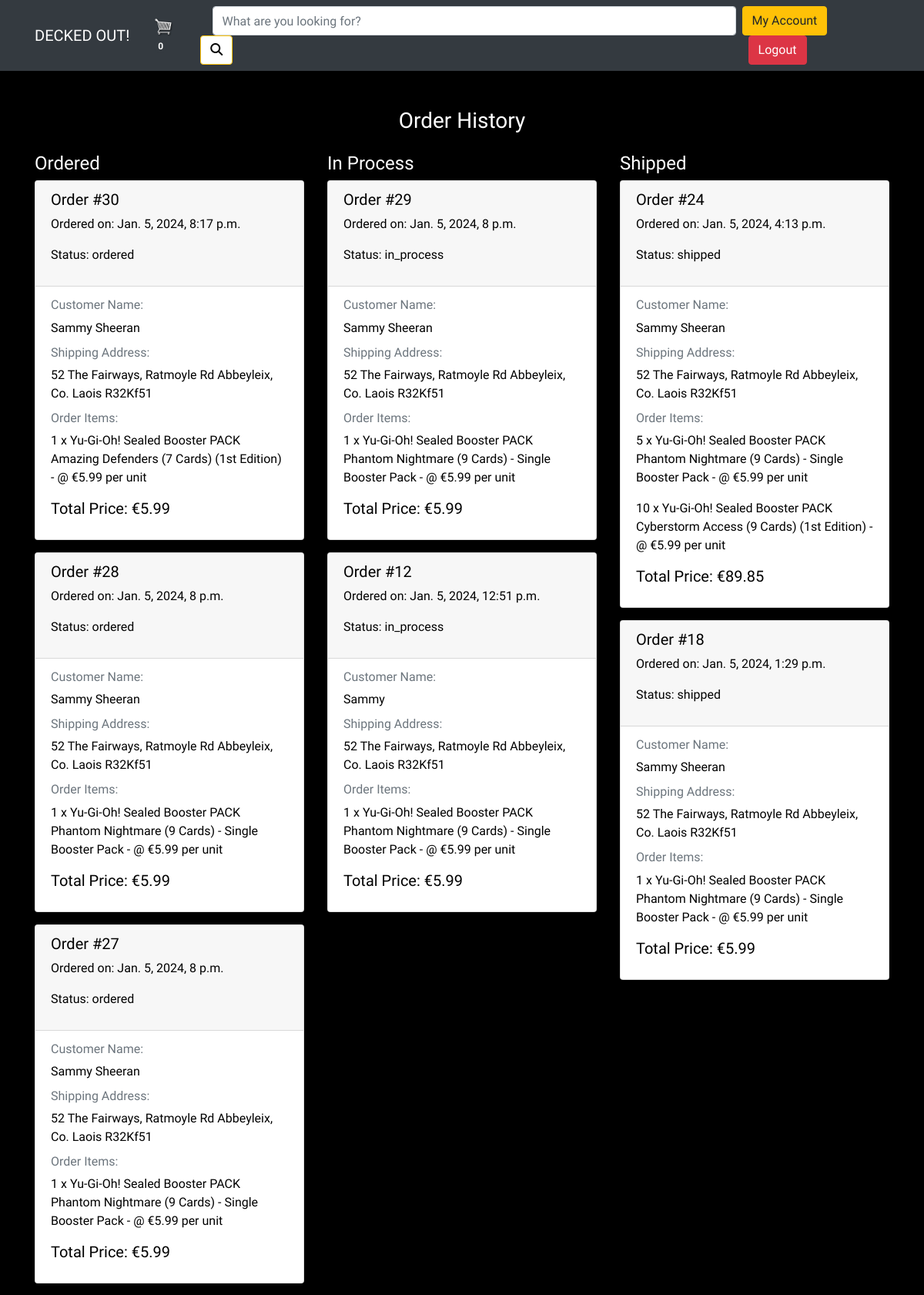
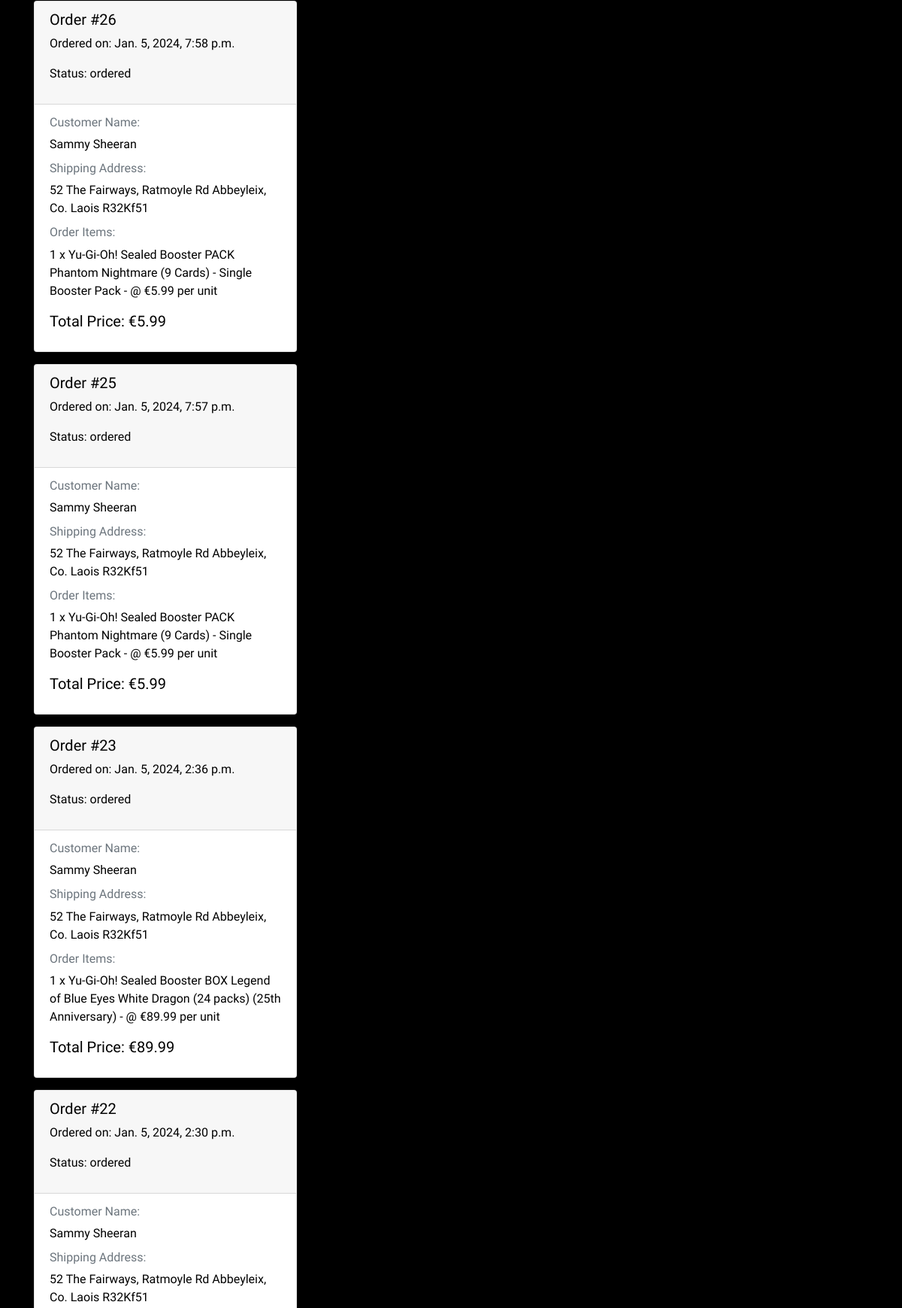
/user/order_history/ (signed in, upper part), run on the app's committed database (2 pictures, top to bottom).
### order/models.py (models this page shows, shortened)
class Order(models.Model):
    SHIPPING_STATUS_CHOICES = [
        ('ordered', 'Ordered'),
        ('in_process', 'In Process'),
        ('shipped', 'Shipped'),
    ]
    user = models.ForeignKey(User, on_delete=models.SET_NULL, null=True, blank=True)
    full_name = models.CharField(max_length=200, null=True)
    email_address = models.CharField(max_length=200, null=True)
    shipping_address = models.TextField()
    total_price = models.DecimalField(max_digits=10, decimal_places=2, null=True, blank=True)
    shipping_status = models.CharField(max_length=20, choices=SHIPPING_STATUS_CHOICES, default='ordered')
    created_at = models.DateTimeField(auto_now_add=True)

class OrderItem(models.Model):
    order = models.ForeignKey(Order, on_delete=models.CASCADE, related_name='items')
    product = models.ForeignKey(Product, on_delete=models.CASCADE)
    quantity = models.PositiveIntegerField()
    price_at_purchase = models.DecimalField(max_digits=10, decimal_places=2)

### product/models.py (models this page shows, shortened)
class Product(models.Model):
    name = models.CharField(max_length=255)
    description = models.TextField()
    price = models.DecimalField(max_digits=10, decimal_places=2)
    categories = models.ManyToManyField(Category)
    image = models.ImageField(upload_to='product_images/', null=True, blank=True)
    quantity_available = models.PositiveIntegerField(default=0)
    is_featured = models.BooleanField(default=False)
    created_at = models.DateTimeField(auto_now_add=True)
    updated_at = models.DateTimeField(auto_now=True)
    slug = models.SlugField(unique=True, blank=True, max_length=500)
    on_special_offer = models.BooleanField(default=False)
    discounted_price = models.DecimalField(max_digits=10, decimal_places=2, null=True, blank=True)

### user/views.py (the view)
# urls.py: path('order_history/', views.order_history, name='order_history'),
def order_history(request):
    user_orders = Order.objects.filter(user=request.user).order_by('-created_at')
    ordered_orders = user_orders.filter(shipping_status='ordered')
    in_process_orders = user_orders.filter(shipping_status='in_process')
    shipped_orders = user_orders.filter(shipping_status='shipped')
    context = {
        'ordered_orders': ordered_orders,
        'in_process_orders': in_process_orders,
        'shipped_orders': shipped_orders,
    }
    return render(request, 'user/order_history.html', context)

### cart/cart.py (called while the page is built)
    def __len__(self):
        return sum(self.cart.values())

### cart/context_processors.py (called while the page is built)
def cart(request):
    return {'cart': Cart(request)}

### user/templates/user/order_history.html (shortened to what this page needs)
{% extends 'base.html' %}
{% load static %}
{% block content %}
<h3 class="text-center mb-4 mt-4">Order History</h3>
    <div class="container" style="color: black;">
        <div class="row">
            <div class="col-md-4">
                <h4 style="color: white;">Ordered</h4>
                {% if ordered_orders %}
                    {% for orders in ordered_orders %}
                    <div class="card mb-3">
                        <div class="card-header">
                            <h5>Order #{{ orders.pk }}</h5>
                            <p>Ordered on: {{ orders.created_at }}</p>
                            <p>Status: {{ orders.shipping_status }}</p>
                        </div>
                        <div class="card-body">
                            <h6 class="card-subtitle mb-2 text-muted">Customer Name:</h6>
                            <p>{{ orders.full_name }}</p>
                            <h6 class="card-subtitle mb-2 text-muted">Shipping Address:</h6>
                            <p>{{ orders.shipping_address }}</p>
                            <h6 class="card-subtitle mb-2 text-muted">Order Items:</h6>
                            {% for item in orders.items.all %}
                                <p>{{ item.quantity }} x {{ item.product.name }} - @ €{{ item.price_at_purchase }} per unit</p>
                            {% endfor %}
                            <h5>Total Price: €{{ orders.total_price }}</h5>
                        </div>
                    </div>
                    {% endfor %}
                {% else %}
                    <p>No ordered orders.</p>
                {% endif %}
            </div>
            <div class="col-md-4">
                <h4 style="color: white;">In Process</h4>
                {% if in_process_orders %}
                    {% for orders in in_process_orders %}
                    <div class="card mb-3">
                        <div class="card-header">
                            <h5>Order #{{ orders.pk }}</h5>
                            <p>Ordered on: {{ orders.created_at }}</p>
                            <p>Status: {{ orders.shipping_status }}</p>
                        </div>
                        <div class="card-body">
                            <h6 class="card-subtitle mb-2 text-muted">Customer Name:</h6>
                            <p>{{ orders.full_name }}</p>
                            <h6 class="card-subtitle mb-2 text-muted">Shipping Address:</h6>
                            <p>{{ orders.shipping_address }}</p>
                            <h6 class="card-subtitle mb-2 text-muted">Order Items:</h6>
                            {% for item in orders.items.all %}
                                <p>{{ item.quantity }} x {{ item.product.name }} - @ €{{ item.price_at_purchase }} per unit</p>
                            {% endfor %}
                            <h5>Total Price: €{{ orders.total_price }}</h5>
                        </div>
                    </div>
                    {% endfor %}
                {% else %}
                    <p>No orders in process.</p>
                {% endif %}
            </div>
            <div class="col-md-4">
                <h4 style="color: white;">Shipped</h4>
                {% if shipped_orders %}
                    {% for orders in shipped_orders %}
                    <div class="card mb-3">
                        <div class="card-header">
                            <h5>Order #{{ orders.pk }}</h5>
                            <p>Ordered on: {{ orders.created_at }}</p>
                            <p>Status: {{ orders.shipping_status }}</p>
                        </div>
                        <div class="card-body">
                            <h6 class="card-subtitle mb-2 text-muted">Customer Name:</h6>
                            <p>{{ orders.full_name }}</p>
                            <h6 class="card-subtitle mb-2 text-muted">Shipping Address:</h6>
                            <p>{{ orders.shipping_address }}</p>
                            <h6 class="card-subtitle mb-2 text-muted">Order Items:</h6>
                            {% for item in orders.items.all %}
                                <p>{{ item.quantity }} x {{ item.product.name }} - @ €{{ item.price_at_purchase }} per unit</p>
                            {% endfor %}
                            <h5>Total Price: €{{ orders.total_price }}</h5>
                        </div>
                    </div>
                    {% endfor %}
                {% else %}
                    <p>No shipped orders.</p>
                {% endif %}
            </div>
    </div>
</div>
{% endblock %}

### static/css/base.css (style rules this page uses)
body { background-color: #000; color: #fff; font-family: 'Oswald', sans-serif; }

### data on the page
Order: pk "30", created_at "Jan. 5, 2024, 8:17 p.m.", shipping_status "ordered", full_name "Sammy Sheeran", shipping_address "52 The Fairways, Ratmoyle Rd Abbeyleix, Co. Laois R32Kf51", total_price "5.99"
OrderItem: quantity "1", product.name "Yu-Gi-Oh! Sealed Booster PACK Amazing Defenders (7 Cards) (1st Edition)", price_at_purchase "5.99"
Order: pk "28", created_at "Jan. 5, 2024, 8 p.m.", shipping_status "ordered", full_name "Sammy Sheeran", shipping_address "52 The Fairways, Ratmoyle Rd Abbeyleix, Co. Laois R32Kf51", total_price "5.99"
OrderItem: quantity "1", product.name "Yu-Gi-Oh! Sealed Booster PACK Phantom Nightmare (9 Cards) - Single Booster Pack", price_at_purchase "5.99"
Order: pk "27", created_at "Jan. 5, 2024, 8 p.m.", shipping_status "ordered", full_name "Sammy Sheeran", shipping_address "52 The Fairways, Ratmoyle Rd Abbeyleix, Co. Laois R32Kf51", total_price "5.99"
OrderItem: quantity "1", product.name "Yu-Gi-Oh! Sealed Booster PACK Phantom Nightmare (9 Cards) - Single Booster Pack", price_at_purchase "5.99"
Order: pk "26", created_at "Jan. 5, 2024, 7:58 p.m.", shipping_status "ordered", full_name "Sammy Sheeran", shipping_address "52 The Fairways, Ratmoyle Rd Abbeyleix, Co. Laois R32Kf51", total_price "5.99"
OrderItem: quantity "1", product.name "Yu-Gi-Oh! Sealed Booster PACK Phantom Nightmare (9 Cards) - Single Booster Pack", price_at_purchase "5.99"
Order: pk "25", created_at "Jan. 5, 2024, 7:57 p.m.", shipping_status "ordered", full_name "Sammy Sheeran", shipping_address "52 The Fairways, Ratmoyle Rd Abbeyleix, Co. Laois R32Kf51", total_price "5.99"
OrderItem: quantity "1", product.name "Yu-Gi-Oh! Sealed Booster PACK Phantom Nightmare (9 Cards) - Single Booster Pack", price_at_purchase "5.99"
Order: pk "23", created_at "Jan. 5, 2024, 2:36 p.m.", shipping_status "ordered", full_name "Sammy Sheeran", shipping_address "52 The Fairways, Ratmoyle Rd Abbeyleix, Co. Laois R32Kf51", total_price "89.99"
OrderItem: quantity "1", product.name "Yu-Gi-Oh! Sealed Booster BOX Legend of Blue Eyes White Dragon (24 packs) (25th Anniversary)", price_at_purchase "89.99"
Order: pk "22", created_at "Jan. 5, 2024, 2:30 p.m.", shipping_status "ordered", full_name "Sammy Sheeran", shipping_address "52 The Fairways, Ratmoyle Rd Abbeyleix, Co. Laois R32Kf51"
Order: pk "29", created_at "Jan. 5, 2024, 8 p.m.", shipping_status "in_process", full_name "Sammy Sheeran", shipping_address "52 The Fairways, Ratmoyle Rd Abbeyleix, Co. Laois R32Kf51", total_price "5.99"
OrderItem: quantity "1", product.name "Yu-Gi-Oh! Sealed Booster PACK Phantom Nightmare (9 Cards) - Single Booster Pack", price_at_purchase "5.99"
Order: pk "12", created_at "Jan. 5, 2024, 12:51 p.m.", shipping_status "in_process", full_name "Sammy", shipping_address "52 The Fairways, Ratmoyle Rd Abbeyleix, Co. Laois R32Kf51", total_price "5.99"
OrderItem: quantity "1", product.name "Yu-Gi-Oh! Sealed Booster PACK Phantom Nightmare (9 Cards) - Single Booster Pack", price_at_purchase "5.99"
Order: pk "24", created_at "Jan. 5, 2024, 4:13 p.m.", shipping_status "shipped", full_name "Sammy Sheeran", shipping_address "52 The Fairways, Ratmoyle Rd Abbeyleix, Co. Laois R32Kf51", total_price "89.85"
OrderItem: quantity "5", product.name "Yu-Gi-Oh! Sealed Booster PACK Phantom Nightmare (9 Cards) - Single Booster Pack", price_at_purchase "5.99"
OrderItem: quantity "10", product.name "Yu-Gi-Oh! Sealed Booster PACK Cyberstorm Access (9 Cards) (1st Edition)", price_at_purchase "5.99"
Order: pk "18", created_at "Jan. 5, 2024, 1:29 p.m.", shipping_status "shipped", full_name "Sammy Sheeran", shipping_address "52 The Fairways, Ratmoyle Rd Abbeyleix, Co. Laois R32Kf51", total_price "5.99"
OrderItem: quantity "1", product.name "Yu-Gi-Oh! Sealed Booster PACK Phantom Nightmare (9 Cards) - Single Booster Pack", price_at_purchase "5.99"

### other printed values
{{ cart|length }} "0"
